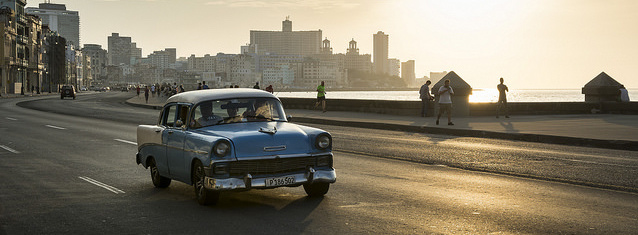
#> input picture monodepth2/assets/test_image.jpg, 638 x 235 px
$ python keypt_extractors.py   (older library calls are emulated)
#> lines starting #> are read from the running program, lines starting #| are printed output that depends on the picture
import cv2
import numpy as np


orb_extractor = cv2.ORB_create()
sift_extractor = cv2.SIFT_create()


def get_keypts(img, extractor='orb'):

    if extractor == 'orb':
        extractor = orb_extractor
    elif extractor == 'sift':
        extractor = sift_extractor
    else:
        raise NotImplementedError('Extractor not found.')

    kp = extractor.detect(img, None)
    pts = np.array([x.pt for x in kp])

    return pts


if __name__ == '__main__':
    import matplotlib.pyplot as plt

    img = cv2.cvtColor(cv2.imread('../assets/test_image.jpg'), cv2.COLOR_BGR2RGB)
    keypts = get_keypts(img, 'sift').astype(np.int)
#> in get_keypts, `kp = extractor.detect(img, None)`: kp = 478 keypoints; strongest (x, y, size): (231, 87, 1.9), (502, 88, 6.7), (314, 95, 5.1), (329, 95, 5.5)
#> in get_keypts, `pts = np.array([x.pt for x in kp])`: pts = 478 pairs, first value 3.33 to 629.3, second value 6.96 to 230.1
#> keypts = 478 pairs, first value 3 to 629, second value 6 to 230

    print(len(keypts))
#| 478

    img[keypts[:, 1], keypts[:, 0]] = [0, 255, 0]
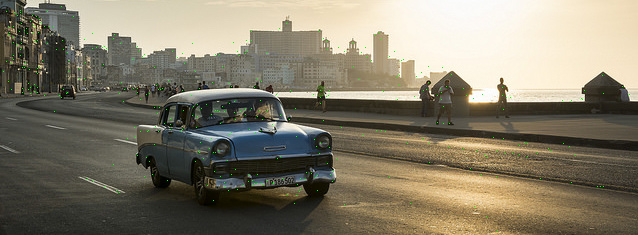
#> img: shape (235, 638, 3); mean R, G, B 129.9, 123.3, 105.5

    plt.imshow(img)
    plt.show()

$ run again, with monodepth2/assets/indoor_1.jpg copied over monodepth2/assets/test_image.jpg
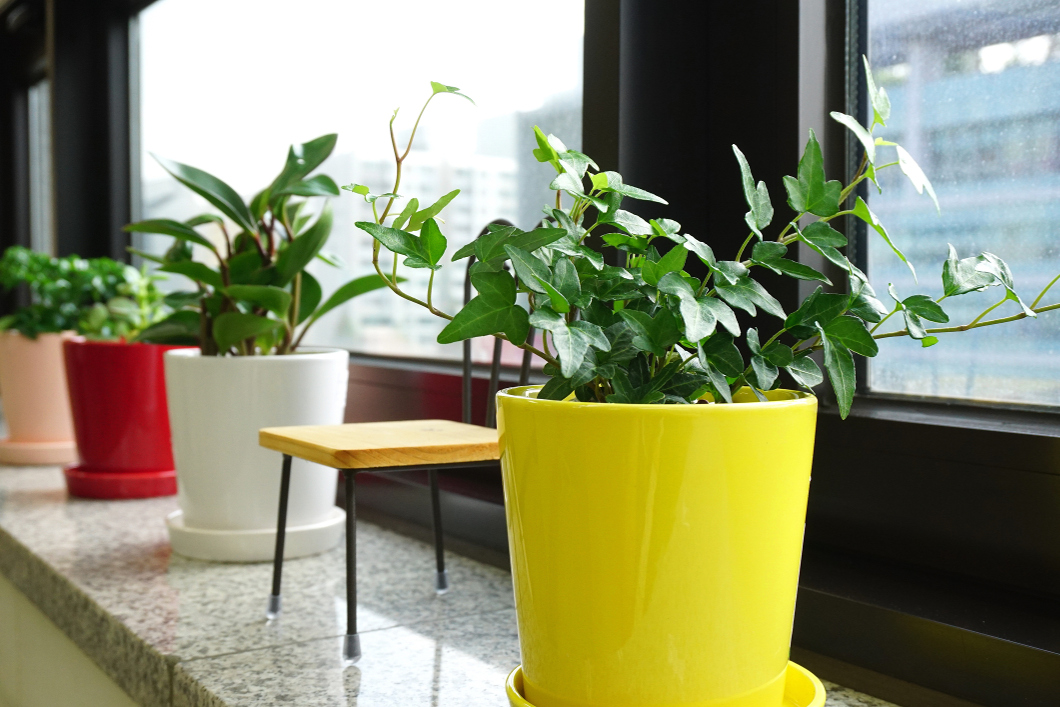
#> input picture monodepth2/assets/indoor_1.jpg, 1060 x 707 px
#> kp = 2176 keypoints; strongest (x, y, size): (666, 203, 2.7), (734, 147, 3.5), (735, 147, 3.7), (596, 168, 3.3)
#> pts = 2176 pairs, first value 9.79 to 1055.6, second value 6.76 to 704
#> keypts = 2176 pairs, first value 9 to 1055, second value 6 to 703
#| 2176
#> `img[keypts[:, 1], keypts[:, 0]] = [0, 255, 0]`:
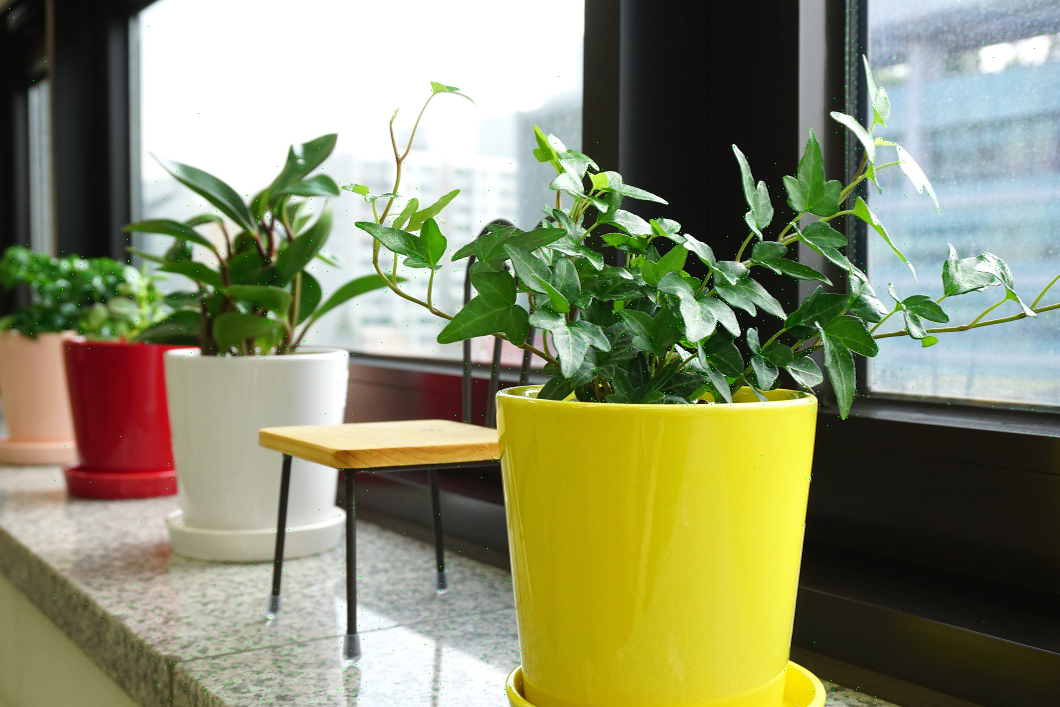
#> img: shape (707, 1060, 3); mean R, G, B 136.2, 139.3, 105.9

$ run again, with monodepth2/assets/indoor_2.jpg copied over monodepth2/assets/test_image.jpg
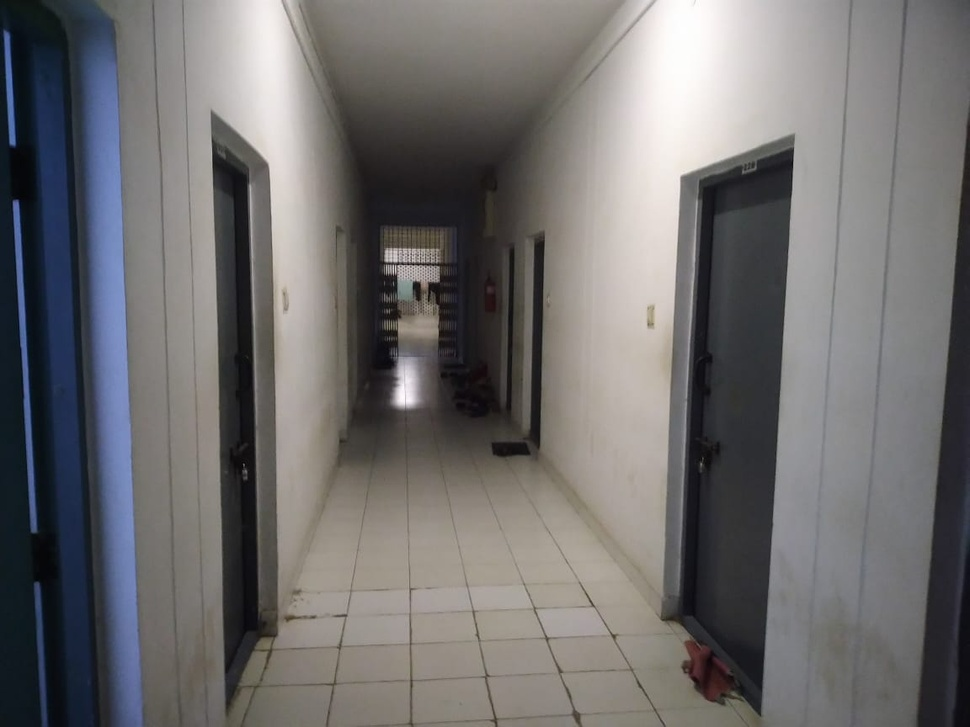
#> input picture monodepth2/assets/indoor_2.jpg, 970 x 727 px, shrunk from 1152 x 864 before the run
#> kp = 349 keypoints; strongest (x, y, size): (407, 391, 22.7), (740, 199, 68.7), (416, 286, 6.2), (411, 264, 33.9)
#> pts = 349 pairs, first value 3.78 to 958.3, second value 5.41 to 723.6
#> keypts = 349 pairs, first value 3 to 958, second value 5 to 723
#| 349
#> `img[keypts[:, 1], keypts[:, 0]] = [0, 255, 0]`:
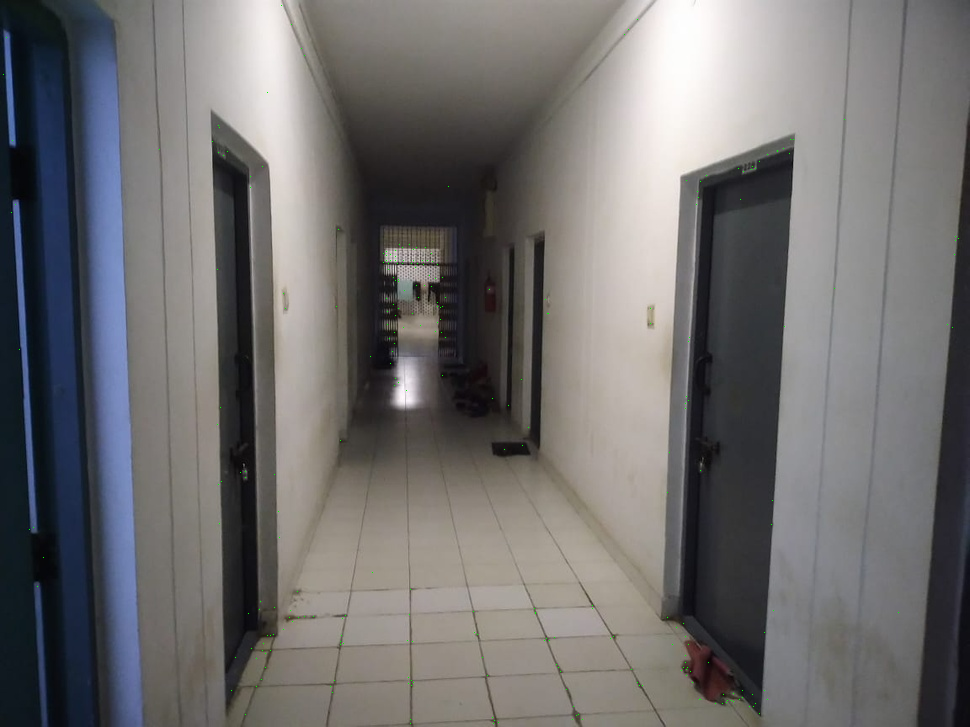
#> img: shape (727, 970, 3); mean R, G, B 111.6, 110.1, 110.3

$ run again, with monodepth2/assets/indoor_3.jpg copied over monodepth2/assets/test_image.jpg
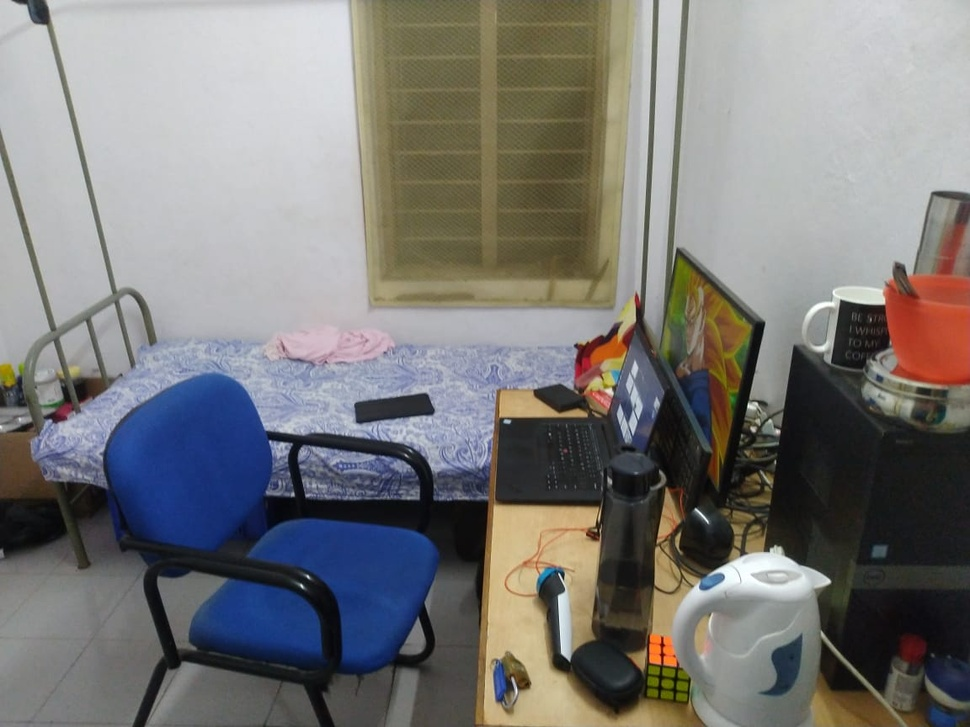
#> input picture monodepth2/assets/indoor_3.jpg, 970 x 727 px, shrunk from 1152 x 864 before the run
#> kp = 1696 keypoints; strongest (x, y, size): (302, 586, 2.5), (308, 577, 2.2), (767, 576, 50.8), (753, 429, 3.8)
#> pts = 1696 pairs, first value 4.39 to 956.5, second value 2.91 to 723.9
#> keypts = 1696 pairs, first value 4 to 956, second value 2 to 723
#| 1696
#> `img[keypts[:, 1], keypts[:, 0]] = [0, 255, 0]`:
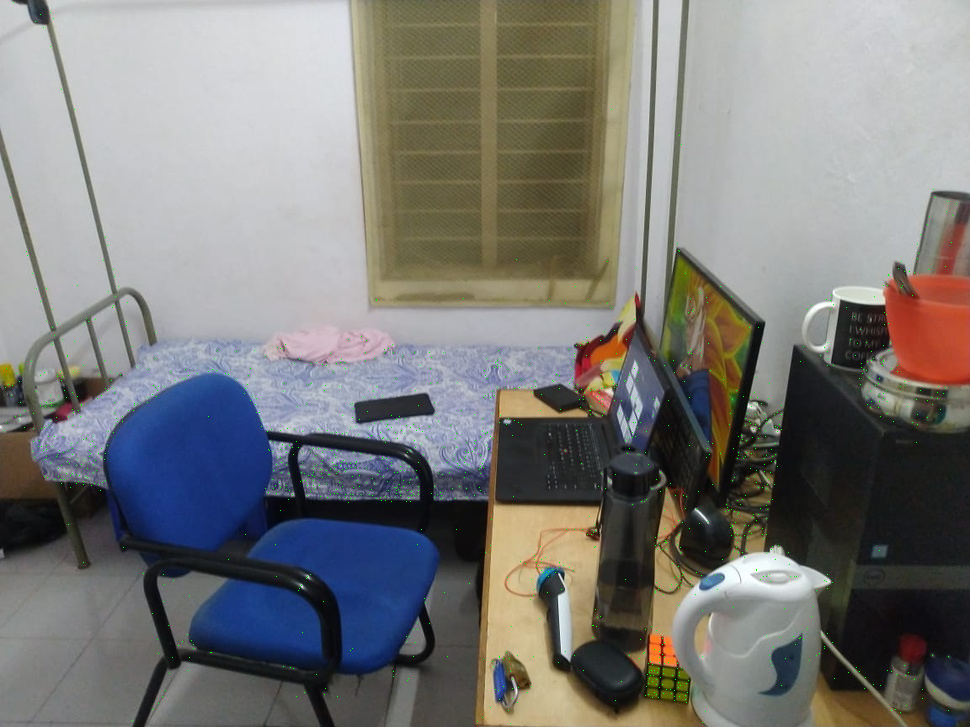
#> img: shape (727, 970, 3); mean R, G, B 122.5, 121.8, 119.8
